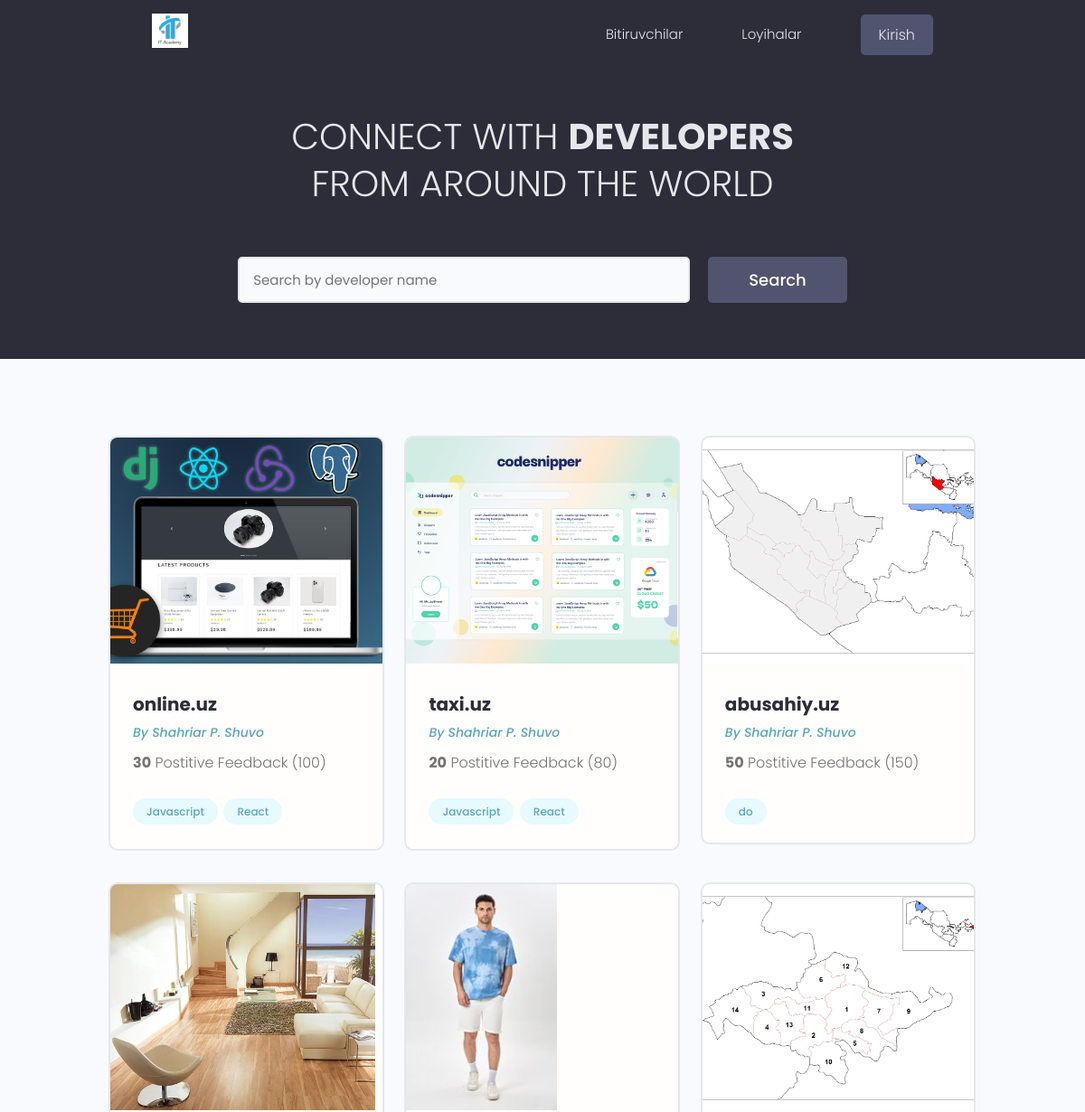
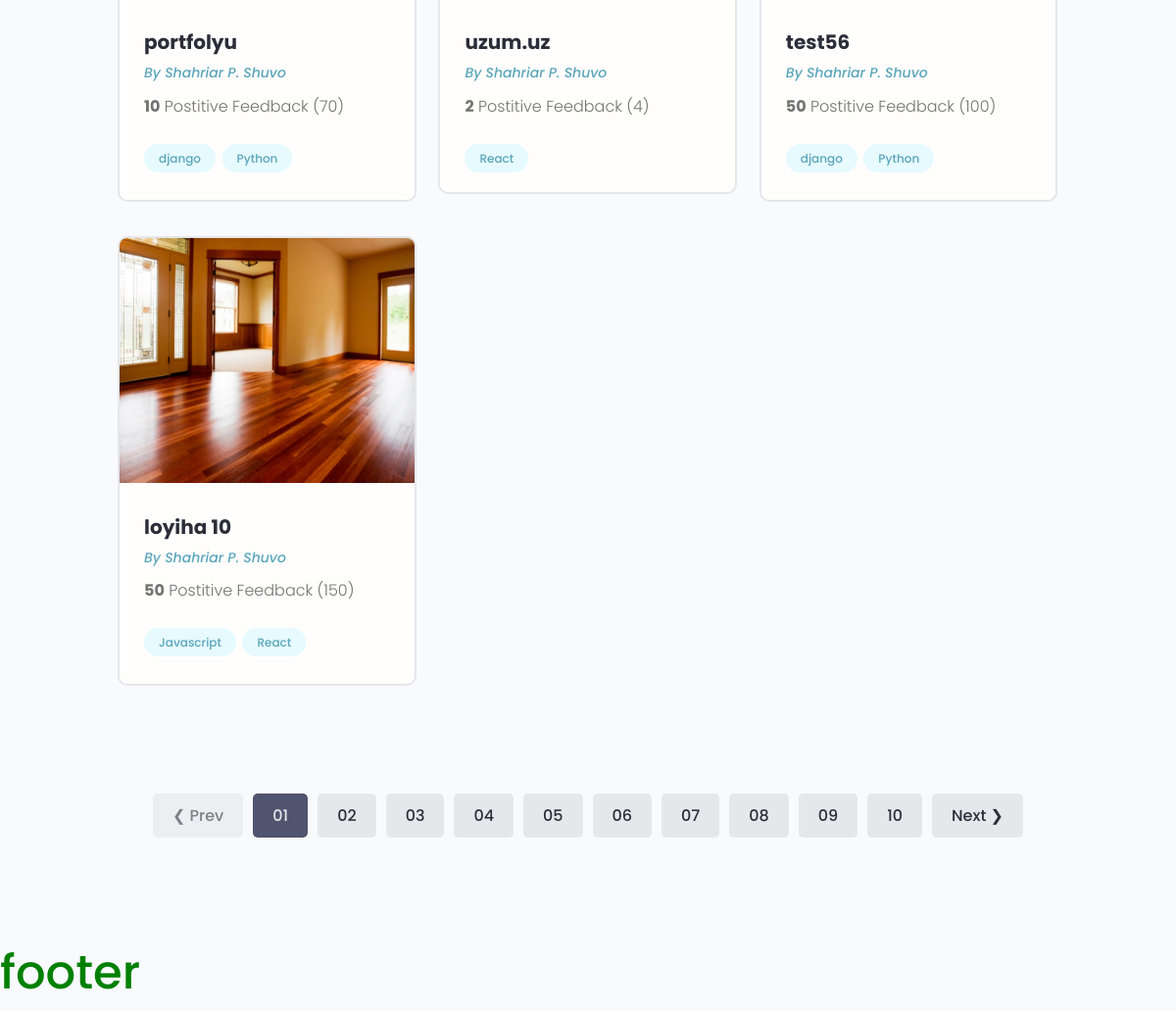
The app's page /projects/projects/ with its own data (2 pictures, top to bottom).
### projects/models.py (models this page shows, shortened)
class Project(models.Model):
    user = models.ForeignKey(Profil,on_delete=models.SET_NULL,null=True,blank=True)
    title = models.CharField(max_length=200)
    description = models.TextField(null=True,blank=True)
    image = models.ImageField(upload_to='images/',default='user.png')
    demo_link = models.CharField(max_length=100,null=True,blank=True)
    source_link = models.CharField(max_length=100,null=True,blank=True)
    created = models.DateTimeField(auto_now_add=True)
    vote_count = models.IntegerField(default=0)
    vote_ratio = models.IntegerField(default=0)
    id = models.UUIDField(default=uuid.uuid4,unique=True,primary_key=True,editable=False)
    tag = models.ManyToManyField('Tag',blank=True)

class Tag(models.Model):
    name = models.CharField(max_length=100)
    created = models.DateTimeField(auto_now_add=True)
    id = models.UUIDField(default=uuid.uuid4,unique=True,primary_key=True,editable=False)

### projects/views.py (the view)
# urls.py: path('projects/',include('projects.urls')),
def projects(request):
    projects = Project.objects.all()
    context = {
        'projects':projects
    }
    return render(request,'projects/projects.html',context)

### projects/templates/projects/projects.html (shortened to what this page needs)
{% extends 'base.html' %}
{% block content %}
<main class="home">
    <section class="hero-section text-center">
        <div class="container container--narrow">
            <div class="hero-section__box">
                <h2>CONNECT WITH <span>DEVELOPERS</span></h2>
                <h2>FROM AROUND THE WORLD</h2>
            </div>
            <div class="hero-section__search">
                <form class="form" action="#" method="get">
                    <div class="form__field">
                        <input class="input input--text" id="formInput#search" type="text" name="text"
                               placeholder="Search by developer name" />
                    </div>
                    <input class="btn btn--sub btn--lg" type="submit" value="Search" />
                </form>
            </div>
        </div>
    </section>
    <section class="devlist">
        <div class="container">
            <div class="grid grid--three">
                {% for  project in projects %}
                <div class="column">
                    <div class="card project">
                        <a href="{% url 'project' project.id %}" class="project">
                            <img class="project__thumbnail" src="{{project.image.url}}"
                                 alt="project thumbnail"/>
                            <div class="card__body">
                                <h3 class="project__title">{{project.title}}</h3>
                                <p><a class="project__author" href="profile.html">By Shahriar P. Shuvo</a></p>
                                <p class="project--rating">
                                    <span style="font-weight: bold;">{{project.vote_ratio}}</span> Postitive
                                    Feedback
                                    ({{project.vote_count}})
                                </p>
                                <div class="project__tags">
                                    {% for tag in project.tag.all %}
                                    <span class="tag tag--pill tag--main">
                          <small>{{tag.name}}</small>
                        </span>
                                    {% endfor %}
                                </div>
                            </div>
                        </a>
                    </div>
                </div>
            {% endfor %}
        </div>
    </section>
    <div class="pagination">
        <ul class="container">
            <li><a href="#" class="btn btn--disabled">&#10094; Prev</a></li>
            <li><a href="#" class="btn btn--sub">01</a></li>
            <li><a href="#" class="btn">02</a></li>
            <li><a href="#" class="btn">03</a></li>
            <li><a href="#" class="btn">04</a></li>
            <li><a href="#" class="btn">05</a></li>
            <li><a href="#" class="btn">06</a></li>
            <li><a href="#" class="btn">07</a></li>
            <li><a href="#" class="btn">08</a></li>
            <li><a href="#" class="btn">09</a></li>
            <li><a href="#" class="btn">10</a></li>
            <li><a href="#" class="btn">Next &#10095;</a></li>
        </ul>
    </div>
</main>
{% endblock content %}

### templates/base.html (shortened to what this page needs)
{% load static %}
<!DOCTYPE html>
<html lang="en">
<head>
    <link rel="stylesheet" href="{% static 'css/style.css' %}">
    <link rel="stylesheet" href="https://cdn.iconmonstr.com/1.3.0/css/iconmonstr-iconic-font.min.css" />
    <link rel="stylesheet" href="{% static 'uikit/styles/uikit.css' %}" />
    <link rel="stylesheet" href="{% static 'styles/app.css' %}" />
      <link href="{% static 'fontawesomefree/css/fontawesome.css' %}" rel="stylesheet" type="text/css">
      <link href="{% static 'fontawesomefree/css/brands.css' %}" rel="stylesheet" type="text/css">
      <link href="{% static 'fontawesomefree/css/solid.css' %}" rel="stylesheet" type="text/css">
</head>
<body>
{% include 'lyout/header.html' %}
{% block content %}
{% endblock content %}
{% include 'lyout/footer.html' %}
</body>
</html>

### templates/lyout/header.html (shortened to what this page needs)
{% load static %}
<header class="header">
    <div class="container container--narrow">
        <a href="{% url 'profiles' %}" class="header__logo">
            <img src="{% static 'images/it_logo.png' %} " alt="DevSearch Logo" />
        </a>
        <nav class="header__nav">
            <ul class="header__menu">
                <li class="header__menuItem"><a href="{% url 'profiles' %}">Bitiruvchilar</a></li>
                <li class="header__menuItem"><a href="{% url 'projects' %}">Loyihalar</a></li>
                {% if request.user.is_authenticated %}
                {% if request.user.username != 'admin' %}
                <li class="header__menuItem"><a href="#">Inbox</a></li>
                <li class="header__menuItem"><a href="{% url 'account' %}">Mening sahifam</a></li>
                {% endif %}
                <li class="header__menuItem"><a href="{% url 'logout' %}" class="btn btn--sub">Chiqish</a></li>
                {% else %}
                <li class="header__menuItem"><a href="{% url 'login' %}" class="btn btn--sub">Kirish</a></li>
                {% endif %}
            </ul>
        </nav>
    </div>
</header>

### templates/lyout/footer.html
<h1>footer</h1>

### static/css/style.css (style rules this page uses)
h1 { color: green; }

### static/styles/app.css (style rules this page uses)
:root { --color-sub: #2d2d39; }
.btn--sub { background-color: var(--color-sub-light); }
.card { border: 2px solid var(--color-light); }
img { width: 100%; }
.header { position: sticky; z-index: 111; background-color: var(--color-sub); padding: 1.5rem 0; }
.header > .container { display: flex; justify-content: space-between; align-items: center; }
.header__logo > img { height: 3.8rem; }
.header__nav > ul { display: inline-flex; align-items: center; list-style: none; gap: 6.5rem; }
.header__menuItem > a { color: var(--color-light); font-weight: 300; }
.hero-section { height: 40vh; display: flex; align-items: center; background-color: var(--color-sub); }
.hero-section__box { margin-bottom: 4rem; }
.hero-section__box > h2, .hero-section__box > h2 > span { font-size: 4rem; color: var(--color-light); line-height: 1.3; text-transform: uppercase; }
.hero-section__box > h2 { font-weight: 300; }
.hero-section__box > h2 > span { font-weight: 700; }
.hero-section__search > .form { display: flex; align-items: center; justify-content: center; gap: 2rem; }
.hero-section__search > .form input.input--text { width: 50rem; }
.devlist { margin-top: 8rem; }
.devlist .grid { align-items: stretch; }
.pagination { margin-top: 8rem; margin-bottom: 10rem; }
.pagination > ul { flex-wrap: wrap; list-style: none; display: flex; align-items: center; justify-content: center; gap: 1rem; }
.pagination .btn { color: var(--color-sub); }
.pagination .btn.btn--sub { color: var(--color-light); }
.project__author { font-size: 1.4rem; font-style: italic; }
.project--rating { margin-bottom: 1.6em; margin-top: .5em; }
.project__thumbnail { height: 25rem; object-fit: cover; object-position: top center; }
.project__title { font-size: 2rem; font-weight: 700; color: var(--color-sub); }

### static/uikit/styles/modules/_variables.css (style rules this page uses)
:root { --color-main: #5aa5b9; --color-main-light: #e6faff; --color-sub: #3f4156; --color-sub-light: #51546e; --color-sub-lighter: #ededfd; --color-text: #737373; --color-gray: #8b8b8b; --color-light: #e5e7eb; --color-light-gray: #767676; --color-bg: #f8fafd; --color-white: #fffefd; --color-white-light: #f3f3f3; --color-success: #359e64; --color-success-bg: #def8e8; --color-error: #fc4b0b; --color-error-bg: #fff2ee; --font-base: 'Poppins', arial, helvetica, 'Segoe UI', roboto, ubuntu, sans-serif; --font-monospace: 'Fira Code', 'Courier New', courier, monospace; --font-regular: 300; --font-medium: 500; --font-bold: 700; --generic-shadow: 1px 1px 5px #00000010; --generic-transition: all 0.3s ease-in-out; }

### static/uikit/styles/modules/_base.css (style rules this page uses)
* { margin: 0; padding: 0; box-sizing: border-box; text-rendering: optimizeLegibility; color: inherit; font-size: inherit; }
html { font-size: 50%; }
@media only screen and (min-width: 480px) { html { font-size: 56.25%; } }
@media only screen and (min-width: 1200px) { html { font-size: 62.5%; } }
body { line-height: 1.6; font-weight: 400; font-size: 1.5rem; color: var(--color-text); background-color: var(--color-bg); min-height: 100vh; }

### static/uikit/styles/modules/_typography.css (style rules this page uses)
* { font-family: var(--font-base); }
h1 { font-size: 4.8rem; font-weight: var(--font-medium); }
h2 { font-size: 3.6rem; font-weight: var(--font-bold); }
h3 { font-size: 3.2rem; font-weight: var(--font-medium); }
p, span, strong { font-size: 1.6rem; color: var(--color-text); font-weight: var(--font-regular); }
a { padding-bottom: 2px; text-decoration: none; display: inline-block; color: var(--color-main); font-weight: var(--font-medium); }

### static/uikit/styles/modules/_utilities.css (style rules this page uses)
.container { width: 92%; max-width: 165rem; margin: 0 auto; box-sizing: border-box; }
.container--narrow { width: 92%; max-width: 120rem; }
@media screen and (min-width: 1000px) { .container { width: 90%; } }
@media screen and (min-width: 1000px) { .container--narrow { width: 85%; } }
@media screen and (min-width: 1200px) { .container { width: 80%; } }
@media screen and (min-width: 1200px) { .container--narrow { width: 72%; } }
.text-center { text-align: center; }

### static/uikit/styles/modules/_card.css (style rules this page uses)
.card { border-radius: 1rem; background-color: var(--color-white); border: 1.5px solid var(--color-light); width: auto; height: auto; margin-top: 0.5rem; margin-bottom: 0.5rem; overflow: hidden; }
.card__body, .card__header { padding: 2rem 2.5rem; }

### records on screen
Project: image (picture), title "online.uz", vote_ratio "30", vote_count "100"
Tag: name "Javascript"
Tag: name "React"
Project: image (picture), title "taxi.uz", vote_ratio "20", vote_count "80"
Project: image (picture), title "abusahiy.uz", vote_ratio "50", vote_count "150"
Tag: name "do"
Project: image (picture), title "portfolyu", vote_ratio "10", vote_count "70"
Tag: name "django"
Tag: name "Python"
Project: image (picture), title "uzum.uz", vote_ratio "2", vote_count "4"
Project: image (picture), title "test56", vote_ratio "50", vote_count "100"
Project: image (picture), title "loyiha 10", vote_ratio "50", vote_count "150"
